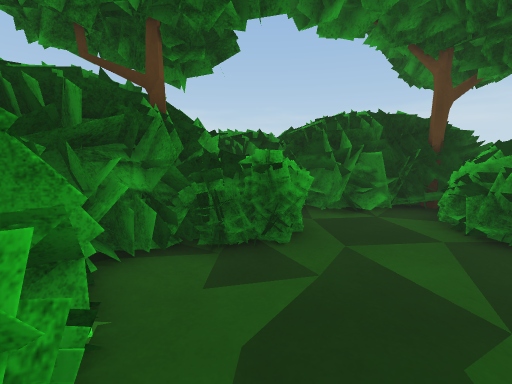
[1] (above)

13 first-person views from a walk through a 3-D level made in the Unity game engine. The camera is 1.4 m above the floor, tilts 10° down and sees 90° across. The floor is counted in squares, 1 m on a side. Each view is taken from the middle of a square. On the plan, view 1 faces up. The plan holds only what a view shows up to about 13 squares ahead; the rest is blank. The place goes on beyond the plan. The player is left out. Some surface patterns are stand-ins.

[2]
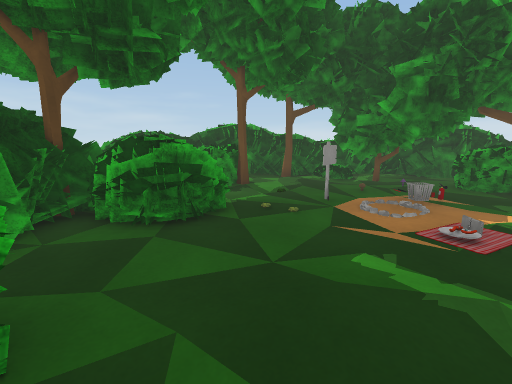

[3]
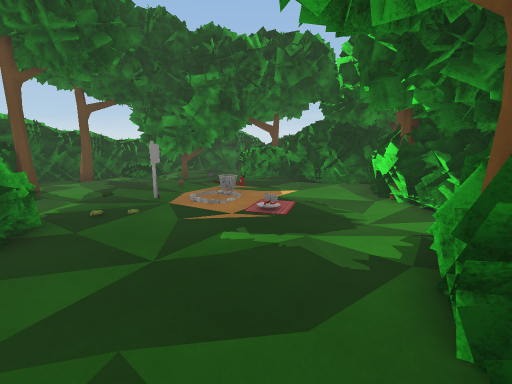

[4]
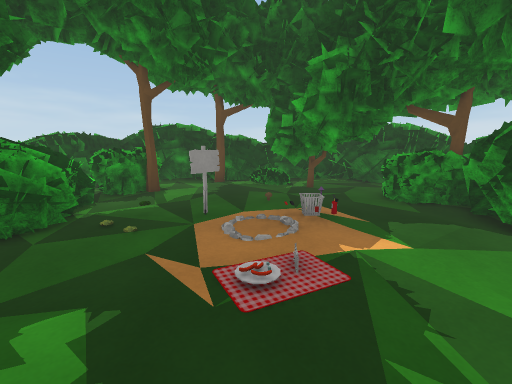

[5]
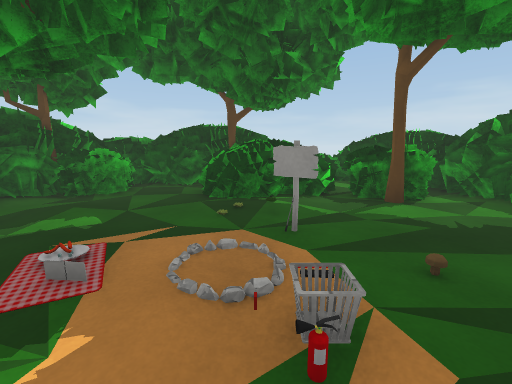

[6]
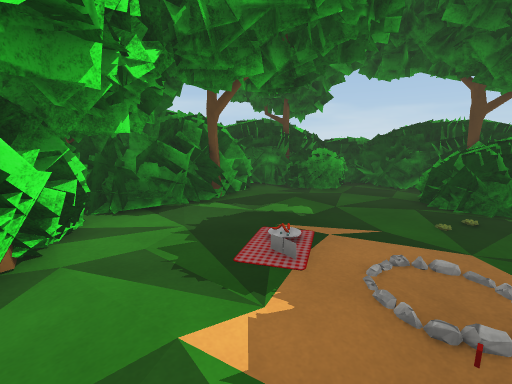

[7]
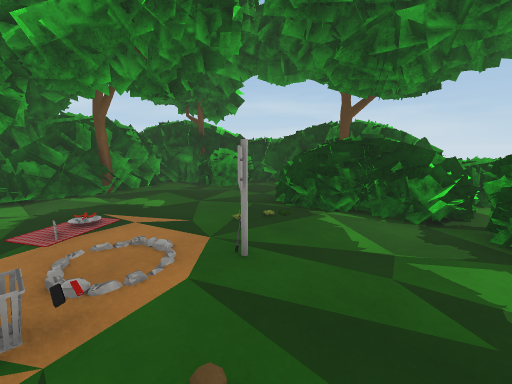

[8]
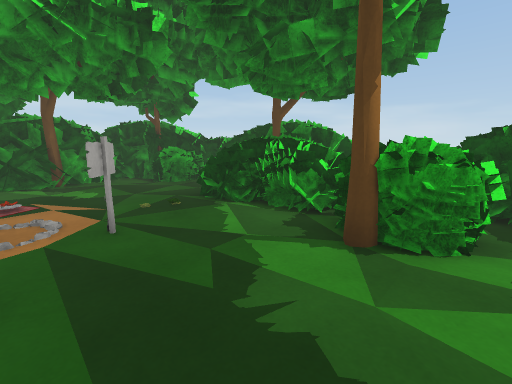

[9]
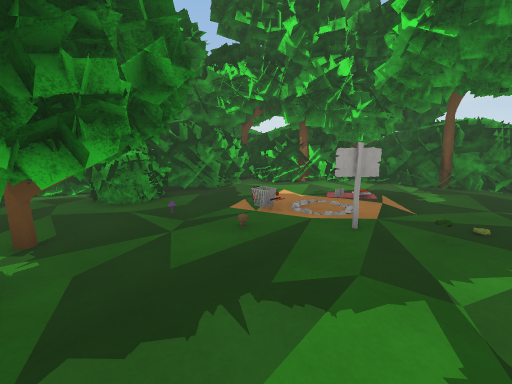

[10]
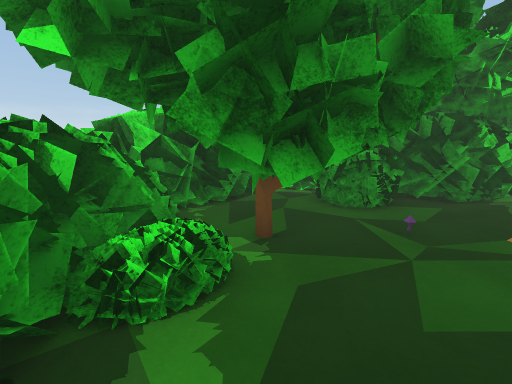

[11]
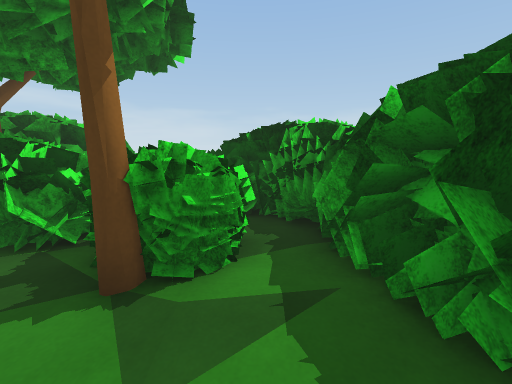

[12]
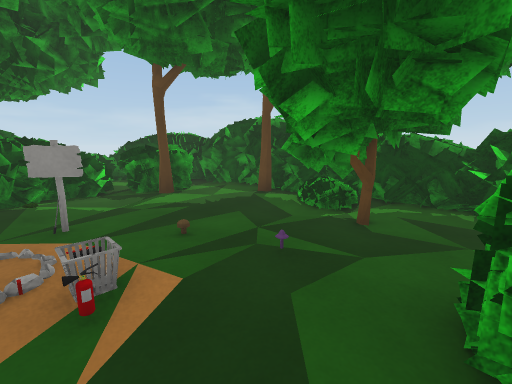

[13]
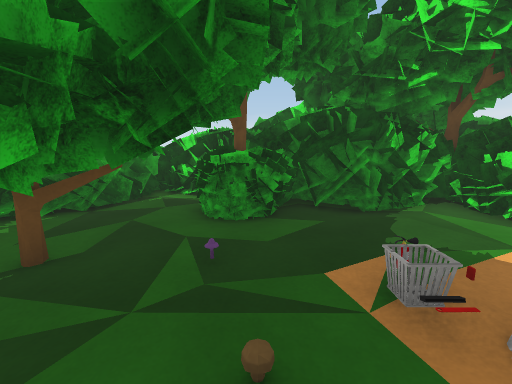

### Floor plan
Key: @ floor where view 1 was taken; # wall or solid block; . floor; / step, stairs or slope; = window, fence, low wall or low ledge; T tree; B bush; S sign; M mushroom; O other object.
Columns run from 3 left of view 1 to 13 right of it. Each row starts with its distance up from view 1.
  7   ########OO##
  6   #####T##O=####
  5   #BB==OOOO. ###
  4  ##BB..OOOOBBB##
  3 ##.....OOO.BBB##
  2  #...../....T.##
  1  ##..../......T##
  0  #T@.....S....T##
 -1 ###...O./.M...=##
 -2 ### ...//O..TTB##
 -3  ###.......OTTT##
 -4   ##T......TTT =#
 -5    ###....BB..###
 -6     ######BB.####
 -7     ######T .###
 -8          ######

Positions as (right, up) in squares from view 1, and headings:
1: (0, 0), facing up
2: (-1, 2), facing right
3: (-1, 3), facing down-right
4: (0, -1), facing right
5: (5, -4), facing up
6: (5, -4), facing up-left
7: (8, -2), facing up-left
8: (10, -1), facing up-left
9: (10, 2), facing down-left
10: (10, 1), facing down
11: (10, 0), facing up
12: (5, -5), facing up-right
13: (7, 0), facing down
